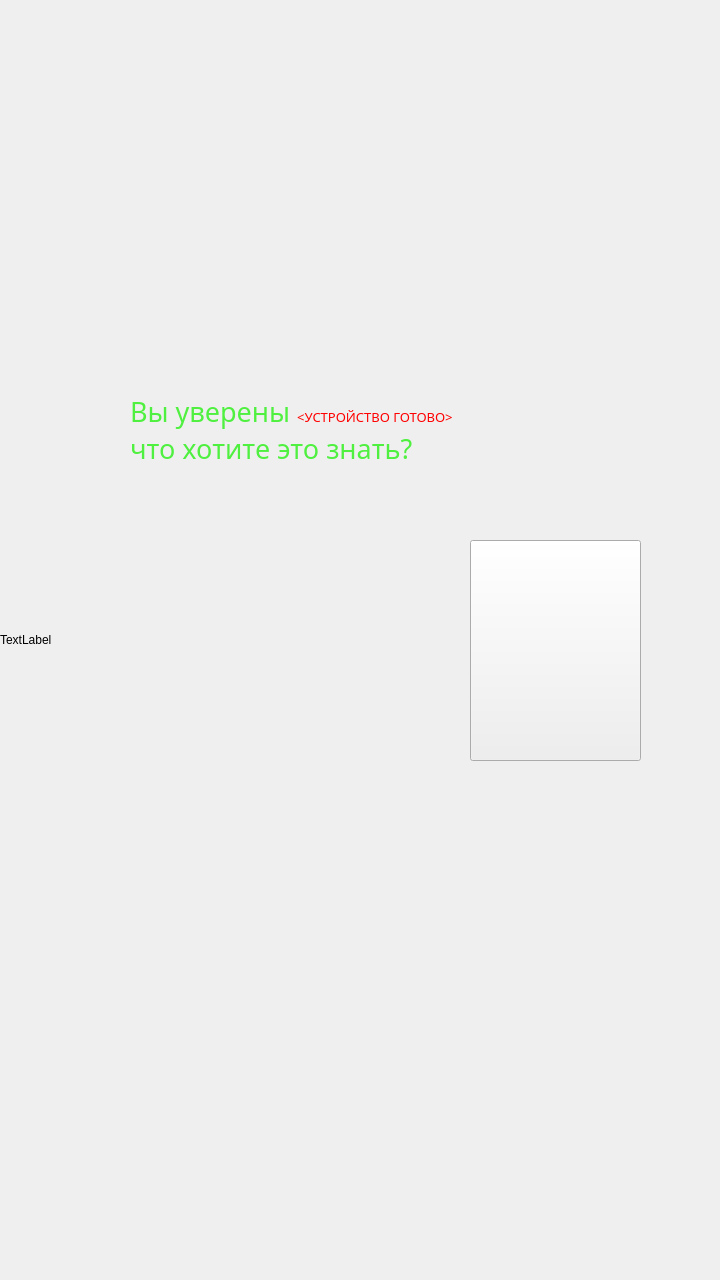
<?xml version="1.0" encoding="UTF-8"?>
<ui version="4.0">
 <class>MainWidget</class>
 <widget class="QWidget" name="MainWidget">
  <property name="enabled">
   <bool>true</bool>
  </property>
  <property name="geometry">
   <rect>
    <x>0</x>
    <y>0</y>
    <width>720</width>
    <height>1280</height>
   </rect>
  </property>
  <property name="minimumSize">
   <size>
    <width>720</width>
    <height>1280</height>
   </size>
  </property>
  <property name="maximumSize">
   <size>
    <width>720</width>
    <height>1280</height>
   </size>
  </property>
  <property name="windowTitle">
   <string>Эмулятор квантовых вычислений</string>
  </property>
  <property name="windowIcon">
   <iconset resource="Res.qrc">
    <normaloff>:/Images/quant.png</normaloff>:/Images/quant.png</iconset>
  </property>
  <widget class="QLabel" name="label">
   <property name="geometry">
    <rect>
     <x>130</x>
     <y>390</y>
     <width>471</width>
     <height>81</height>
    </rect>
   </property>
   <property name="font">
    <font>
     <family>Molot</family>
     <pointsize>20</pointsize>
     <weight>50</weight>
     <bold>false</bold>
    </font>
   </property>
   <property name="styleSheet">
    <string notr="true">QLabel {
     color: #4FF040;
 }</string>
   </property>
   <property name="text">
    <string>&lt;html&gt;&lt;head/&gt;&lt;body&gt;&lt;p&gt;Вы уверены &lt;span style=&quot; font-size:10pt; color:#ff0000;&quot;&gt;&amp;lt;УСТРОЙСТВО ГОТОВО&amp;gt;&lt;/span&gt;&lt;br/&gt;что хотите это знать?&lt;/p&gt;&lt;/body&gt;&lt;/html&gt;</string>
   </property>
  </widget>
  <widget class="QPushButton" name="pushButton">
   <property name="geometry">
    <rect>
     <x>470</x>
     <y>540</y>
     <width>171</width>
     <height>221</height>
    </rect>
   </property>
   <property name="styleSheet">
    <string notr="true">QPushButton{
border-image: url(:/Images/finger.png)
}</string>
   </property>
   <property name="text">
    <string/>
   </property>
   <property name="iconSize">
    <size>
     <width>32</width>
     <height>32</height>
    </size>
   </property>
   <property name="checkable">
    <bool>false</bool>
   </property>
  </widget>
  <widget class="QLabel" name="label_2">
   <property name="geometry">
    <rect>
     <x>70</x>
     <y>290</y>
     <width>601</width>
     <height>541</height>
    </rect>
   </property>
   <property name="styleSheet">
    <string notr="true">QLabel{
border-image: url(:/Images/giphy.png)
}</string>
   </property>
   <property name="text">
    <string/>
   </property>
  </widget>
  <widget class="QLabel" name="label_3">
   <property name="geometry">
    <rect>
     <x>0</x>
     <y>0</y>
     <width>720</width>
     <height>1280</height>
    </rect>
   </property>
   <property name="styleSheet">
    <string notr="true">QLabel{
border-image: url(:/Images/3.jpg)
}</string>
   </property>
   <property name="text">
    <string>TextLabel</string>
   </property>
  </widget>
  <zorder>label_3</zorder>
  <zorder>label_2</zorder>
  <zorder>label</zorder>
  <zorder>pushButton</zorder>
 </widget>
 <layoutdefault spacing="6" margin="11"/>
 <resources>
  <include location="Res.qrc"/>
 </resources>
 <connections/>
</ui>
